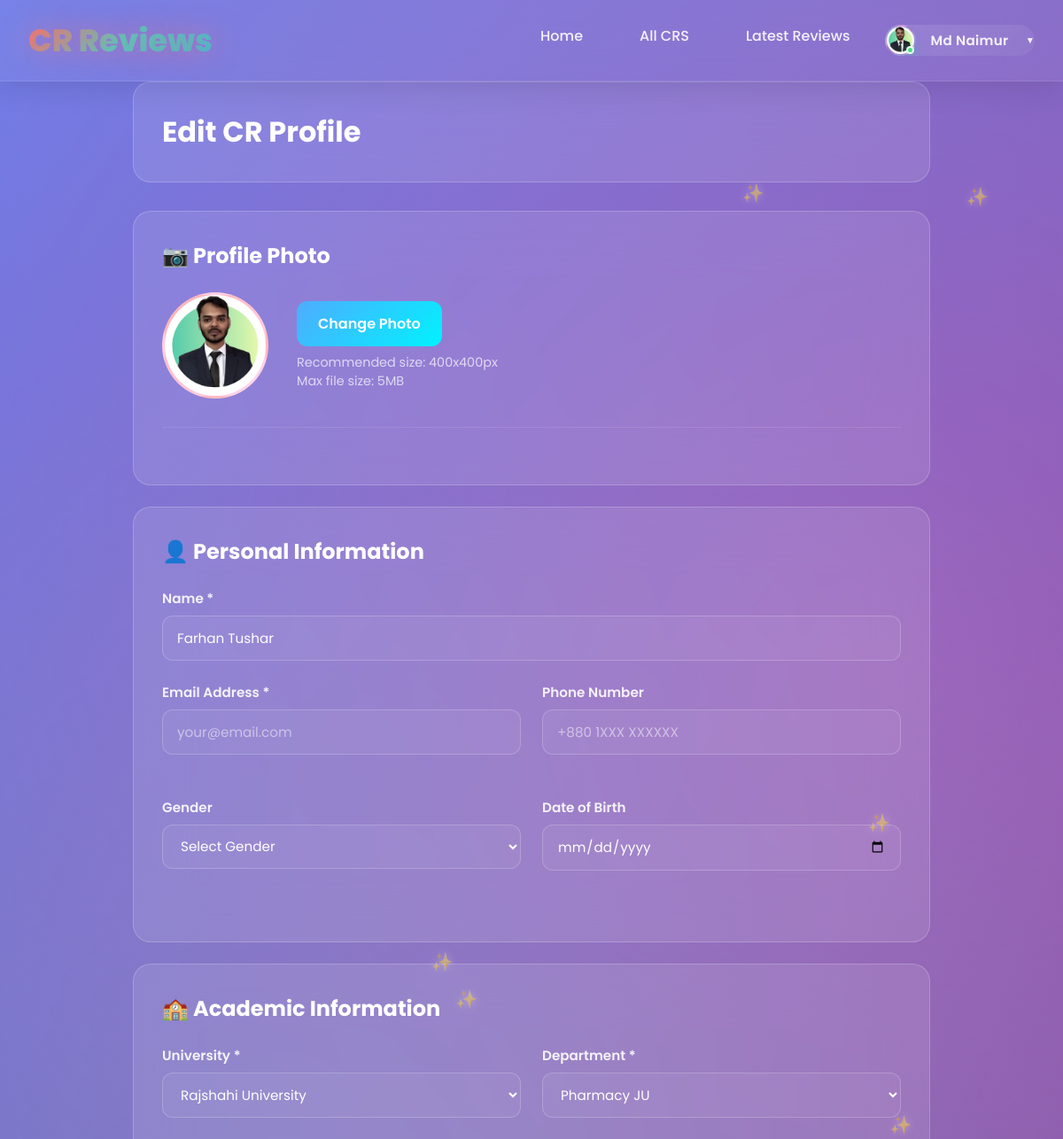
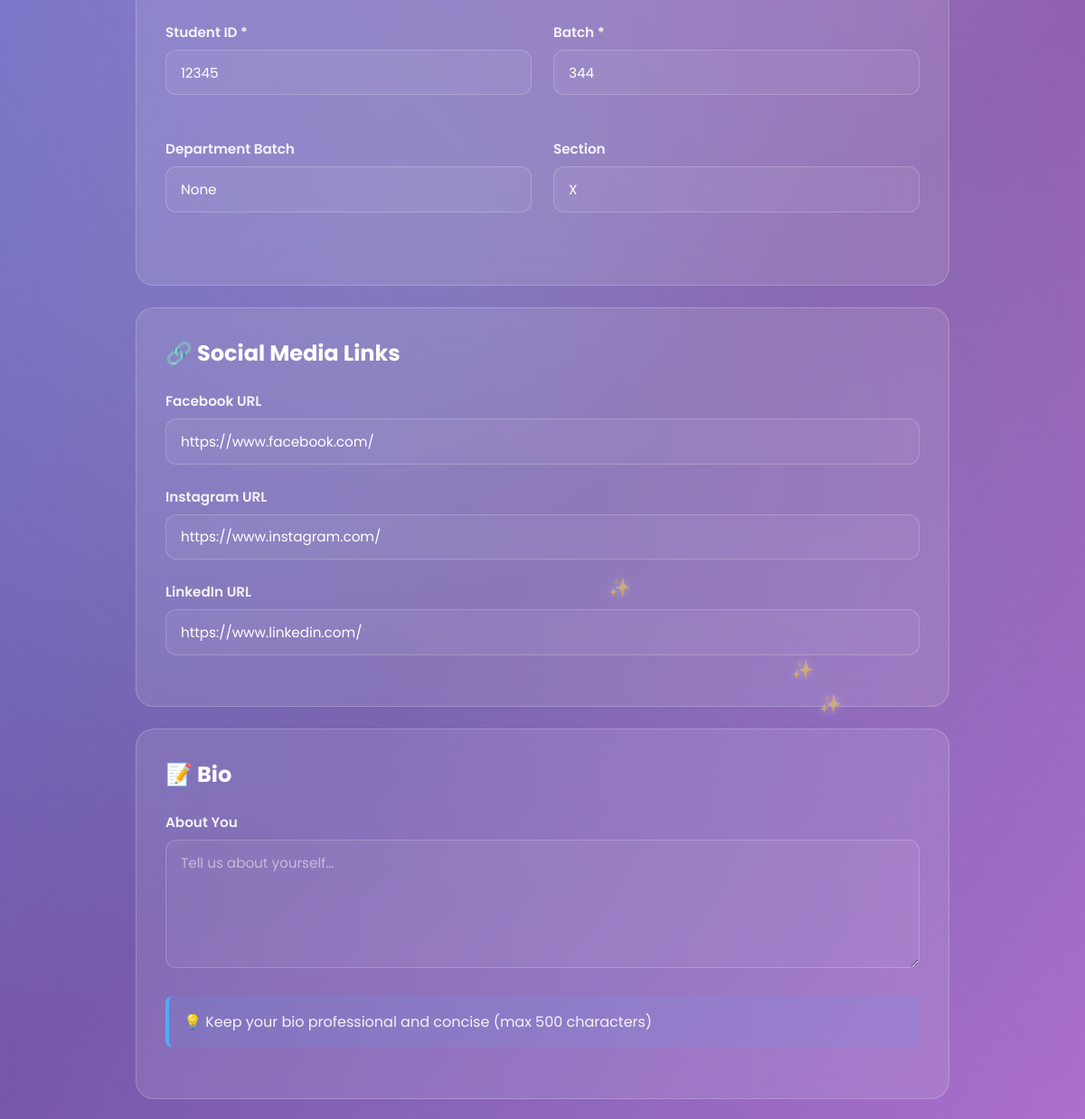
Before: /edit_cr/farhan-tushar-d8d567/ (signed in, upper part) with the older database file (2 pictures, top to bottom).
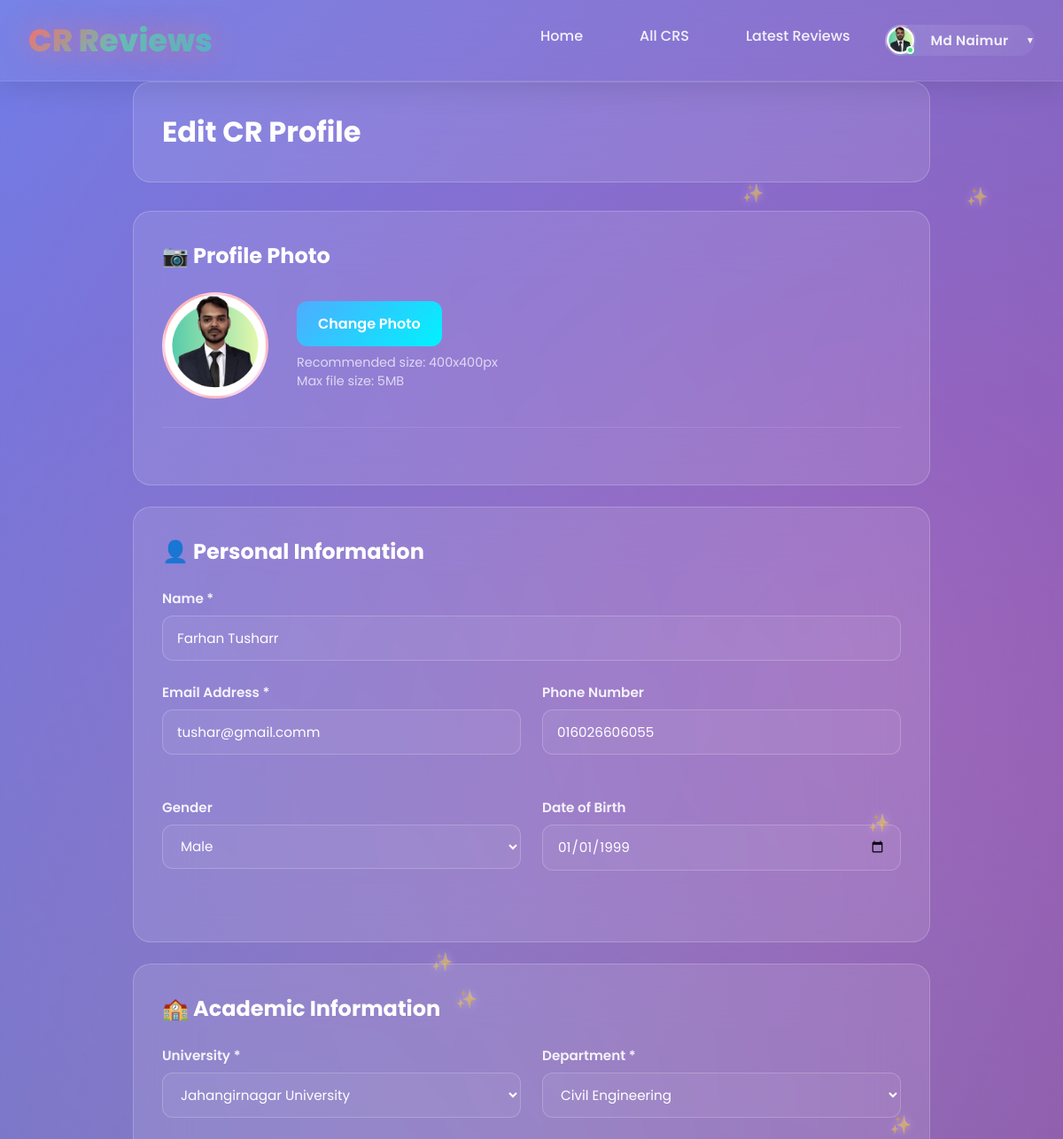
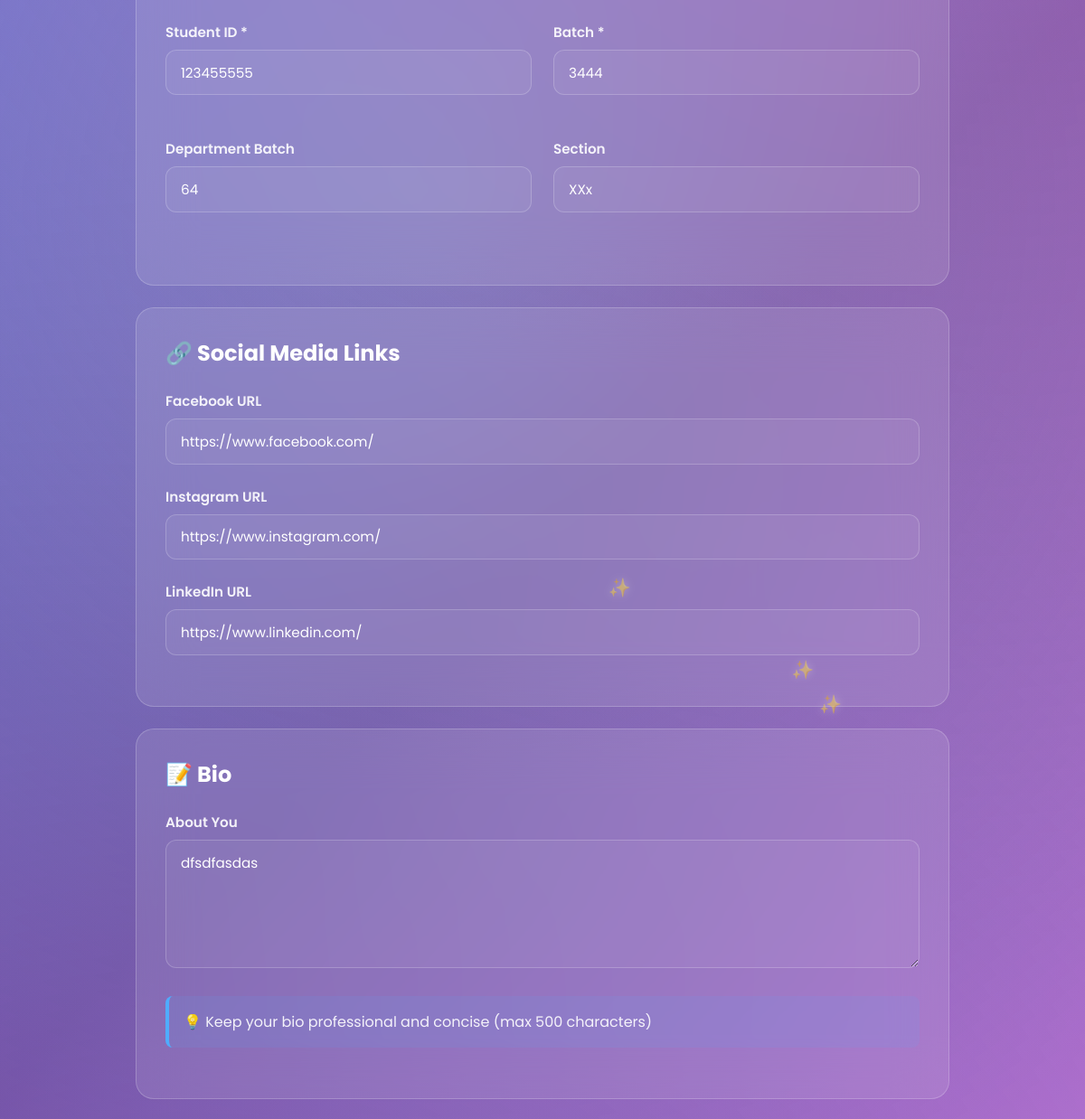
After: the same page with the newer database file (2 pictures, top to bottom).
### cr/models.py (models this page shows, shortened)
class CrProfile(models.Model):
    user=models.OneToOneField('userprofile.User', on_delete=models.CASCADE,related_name='user_profile')
    university=models.ForeignKey(University, on_delete=models.CASCADE,related_name='university_crs')
    department=models.ForeignKey(Department, on_delete=models.CASCADE,related_name='department_crs')
    profile_picture = models.ImageField(upload_to='cr_profile_pictures/', blank=True, null=True)
    name = models.CharField(max_length=100)
    gender = models.CharField(choices=[('M', 'Male'), ('F', 'Female')], max_length=1)
    email = models.EmailField(blank=True, null=True)
    phone = models.CharField(max_length=30, blank=True, null=True)
    st_id = models.CharField(max_length=50, unique=True)
    batch = models.CharField(max_length=20)
    dept_batch = models.CharField(max_length=20 , blank=True, null=True)
    section = models.CharField(max_length=10)
    bio = models.TextField(blank=True, null=True)
    date_of_birth = models.DateField(blank=True, null=True)
    slug = models.SlugField(unique=True, blank=True)
    facebook_url = models.URLField(default='https://www.facebook.com/')
    instagram_url = models.URLField(default='https://www.instagram.com/')
    linkedin_url = models.URLField(default='https://www.linkedin.com/')
    created_at=models.DateTimeField(auto_now_add=True)
    updated_at=models.DateTimeField(auto_now=True)
    deleted_at=models.DateTimeField(auto_now=True,blank=True,null=True)

class University(models.Model):
    Public = "Public"
    Private = "Private"
    university_type = [
        (Public,"Public"),
        (Private,"Private"),
    ]
    title =models.CharField(max_length=100,unique=True,blank=False,null=False)
    type =models.CharField(max_length=100,choices=university_type)
    address=models.CharField(max_length=150, blank=True, null=True)
    slug=models.SlugField(blank=True,unique=True)
    created_at=models.DateTimeField(auto_now_add=True)
    updated_at=models.DateTimeField(auto_now=True)
    daleted_at=models.DateTimeField(auto_now=True,blank=True,null=True)

class Department(models.Model):
    university=models.ForeignKey(University, on_delete=models.CASCADE,related_name='departments')
    title=models.CharField(max_length=50,unique=True,blank=False,null=False)
    code=models.CharField(max_length=50,unique=True,blank=True,null=True)
    slug=models.SlugField(blank=True,unique=True)
    created_at=models.DateTimeField(auto_now_add=True)
    updated_at=models.DateTimeField(auto_now=True)
    daleted_at=models.DateTimeField(auto_now=True,blank=True,null=True)

### cr/views.py (the view, shortened to what this page needs)
# urls.py: path('edit_cr/<str:slug>/',edit_cr_profile,name='edit_cr_profile'),
@login_required
def edit_cr_profile(request,slug):
    cr=get_object_or_404(CrProfile,slug=slug,user=request.user)
    university = University.objects.all()
    department = Department.objects.all()
    context={
        'cr':cr,
        'university':university,
        'department':department,
    }
    return render(request,'edit_cr_modal.html',context)

### templates/edit_cr_modal.html (shortened to what the changed rows need)
{% extends 'base.html' %}
{% load static %}
{% block content %}
<div class="container_edit">
   <div class="header">
      <h1 id="pageTitle">Edit CR Profile</h1>
   </div>
   <form method="POST" enctype="multipart/form-data">
      <div class="tab-content active">
         <div class="card_edit">
            <h2>📷 Profile Photo</h2>
            <div class="profile-photo-section_edit">
               <div class="profile-photo_edit">
                  {% if cr.profile_picture %}
                  <img src="{{ cr.profile_picture.url }}" alt="Profile"
                     style="width:100%; height:100%; object-fit:cover; border-radius:50%;">
                  {% else %}
                  A
                  {% endif %}
               </div>
            </div>
         </div>
         <div class="card_edit">
            <h2>👤 Personal Information</h2>
            <div class="form-group">
                <label for="firstName">Name *</label>
                <input type="text" id="firstName" name="name" placeholder="Enter your name" value="{{ cr.name }}">
            </div>
            <div class="form-row">
               <div class="form-group">
                  <label for="email">Email Address *</label>
                  <input type="email" id="email" name="email" placeholder="your@email.com" value="{{ cr.email }}">
               </div>
               <div class="form-group">
                  <label for="phone">Phone Number</label>
                  <input type="tel" id="phone" name="phone" placeholder="+880 1XXX XXXXXX" value="{{ cr.phone }}">
               </div>
            </div>
            <div class="form-row">
               <div class="form-group">
                  <label for="gender">Gender</label>
                  <select id="gender" name="gender">
                     <option value="">Select Gender</option>
                     <option value="M" {% if cr.gender == 'M' %}selected{% endif %}>Male</option>
                  </select>
               </div>
               <div class="form-group">
                  <label for="dob">Date of Birth</label>
                  <input type="date" id="dob" name="date_of_birth" value="{{ cr.date_of_birth|date:'Y-m-d' }}">
               </div>
            </div>
         </div>
         <div class="card_edit">
            <h2>🏫 Academic Information</h2>
            <div class="form-row">
               <div class="form-group">
                  <label for="university">University *</label>
                  <select id="university" name="university" >
                     {% for uni in university %}
                     <option value="{{ uni.id }}" {% if cr.university.id == uni.id %}selected{% endif %}>{{ uni.title }}</option>
                     {% endfor %}
                  </select>
               </div>
               <div class="form-group">
                  <label for="department">Department *</label>
                  <select id="department" name="department">
                     {% for dept in department %}
                     <option value="{{ dept.id }}" {% if cr.department.id == dept.id %}selected{% endif %}>{{ dept.title }}</option>
                     {% endfor %}
                  </select>
               </div>
            </div>
            <div class="form-row">
               <div class="form-group">
                  <label for="studentId">Student ID *</label>
                  <input type="text" id="studentId" name="st_id" placeholder="Your student ID" value="{{ cr.st_id }}">
               </div>
               <div class="form-group">
                  <label for="batch">Batch *</label>
                  <input type="text" id="batch" name="batch" placeholder="e.g., 2021" value="{{ cr.batch }}">
               </div>
            </div>
            <div class="form-row">
               <div class="form-group">
                  <label for="batch">Department Batch</label>
                  <input type="text" id="batch" name="dept_batch" placeholder="e.g., 2021" value="{{ cr.dept_batch }}">
               </div>
               <div class="form-group">
                  <label for="section">Section</label>
                  <input type="text" id="section" name="section" placeholder="e.g., A" value="{{ cr.section }}">
               </div>
            </div>
         </div>
         <div class="card_edit">
            <h2>🔗 Social Media Links</h2>
            <div class="form-group">
               <label for="facebook">Facebook URL</label>
               <input type="url" id="facebook" name="facebook_url" placeholder="https://facebook.com/..." value="{{ cr.facebook_url }}">
            </div>
            <div class="form-group">
               <label for="instagram">Instagram URL</label>
               <input type="url" id="instagram" name="instagram_url" placeholder="https://instagram.com/..." value="{{ cr.instagram_url }}">
            </div>
            <div class="form-group">
               <label for="linkedin">LinkedIn URL</label>
               <input type="url" id="linkedin" name="linkedin_url" placeholder="https://linkedin.com/in/..." value="{{ cr.linkedin_url }}">
            </div>
         </div>
         <div class="card_edit">
            <h2>📝 Bio</h2>
            <div class="form-group">
               <label for="bio">About You</label>
               <textarea id="bio" name="bio" rows="5" placeholder="Tell us about yourself...">{{ cr.bio }}</textarea>
            </div>
         </div>
      </div>
   </form>
</div>
{% endblock %}

Changed rows visible on the page:
changed CrProfile "https://www.facebook.com/": name "Farhan Tushar" → "Farhan Tusharr"; email (not shown) → "tushar@gmail.comm"; phone (not shown) → "016026606055"; gender (not shown) → "Male"; date_of_birth (not shown) → "01/01/1999"; university "Rajshahi University" → "Jahangirnagar University"; department "Pharmacy JU" → "Civil Engineering"; st_id "12345" → "123455555"; batch "344" → "3444"; dept_batch "None" → "64"; section "X" → "XXx"; bio (not shown) → "dfsdfasdas"
Other visible differences:
form field gender: "Select Gender" → (not shown)
